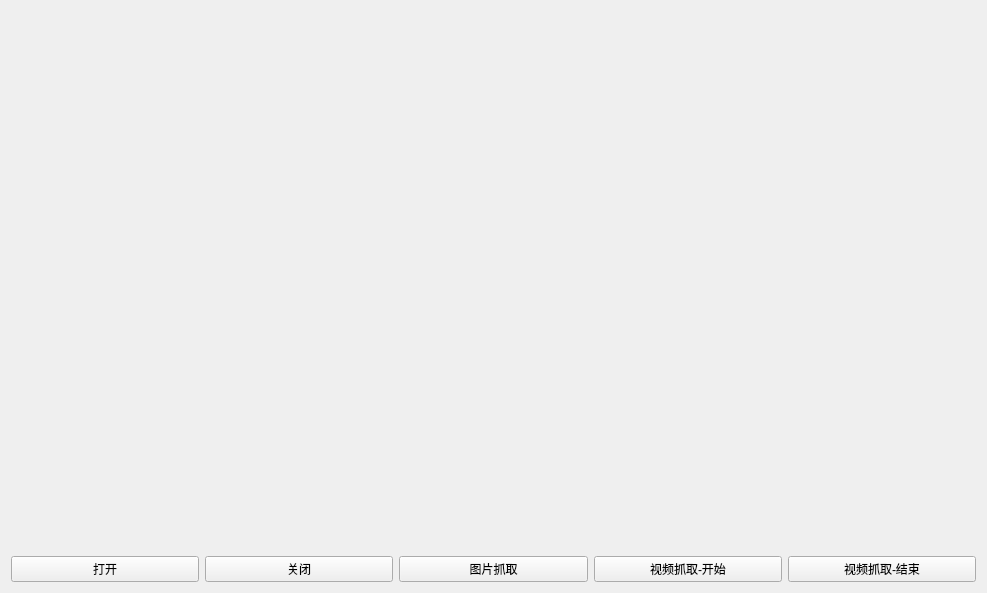
<?xml version="1.0" encoding="UTF-8"?>
<ui version="4.0">
 <class>VideoForm</class>
 <widget class="QWidget" name="VideoForm">
  <property name="geometry">
   <rect>
    <x>0</x>
    <y>0</y>
    <width>987</width>
    <height>593</height>
   </rect>
  </property>
  <property name="windowTitle">
   <string>Form</string>
  </property>
  <layout class="QGridLayout" name="gridLayout">
   <item row="1" column="1">
    <widget class="QPushButton" name="close">
     <property name="text">
      <string>关闭</string>
     </property>
    </widget>
   </item>
   <item row="1" column="2">
    <widget class="QPushButton" name="stillInamge">
     <property name="text">
      <string>图片抓取</string>
     </property>
    </widget>
   </item>
   <item row="1" column="0">
    <widget class="QPushButton" name="start">
     <property name="text">
      <string>打开</string>
     </property>
    </widget>
   </item>
   <item row="1" column="3">
    <widget class="QPushButton" name="movieStart">
     <property name="text">
      <string>视频抓取-开始</string>
     </property>
    </widget>
   </item>
   <item row="1" column="4">
    <widget class="QPushButton" name="movieStop">
     <property name="text">
      <string>视频抓取-结束</string>
     </property>
    </widget>
   </item>
   <item row="0" column="0" colspan="5">
    <widget class="QCameraViewfinder" name="widget" native="true"/>
   </item>
  </layout>
 </widget>
 <customwidgets>
  <customwidget>
   <class>QCameraViewfinder</class>
   <extends>QWidget</extends>
   <header>qcameraviewfinder.h</header>
   <container>1</container>
  </customwidget>
 </customwidgets>
 <resources/>
 <connections/>
</ui>
